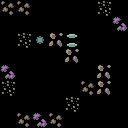

This is a level from a 2D game, rendered from its Tiled map with the project's own tilesets. A one-line summary and the map file follow, with tile-layer data summarised:
An orthogonal 8x8 tile map with 16x16 px tiles, 1 tile layer (Tile Layer 1).

<map version="1.0" orientation="orthogonal" width="8" height="8" tilewidth="16" tileheight="16">
 <properties>
  <property name="goal" value="Use the arrow keys to collect a new lens" />
  <property name="photo" value="photo1" />
 </properties>
 <tileset firstgid="1" name="hubble" tilewidth="16" tileheight="16">
  <image source="../../img/tiles.png" width="64" height="64" />
 </tileset>
 <layer name="Tile Layer 1" width="8" height="8">
  <data>[64 cells, 18 non-empty, 6 distinct tile ids]</data>
 </layer>
</map>